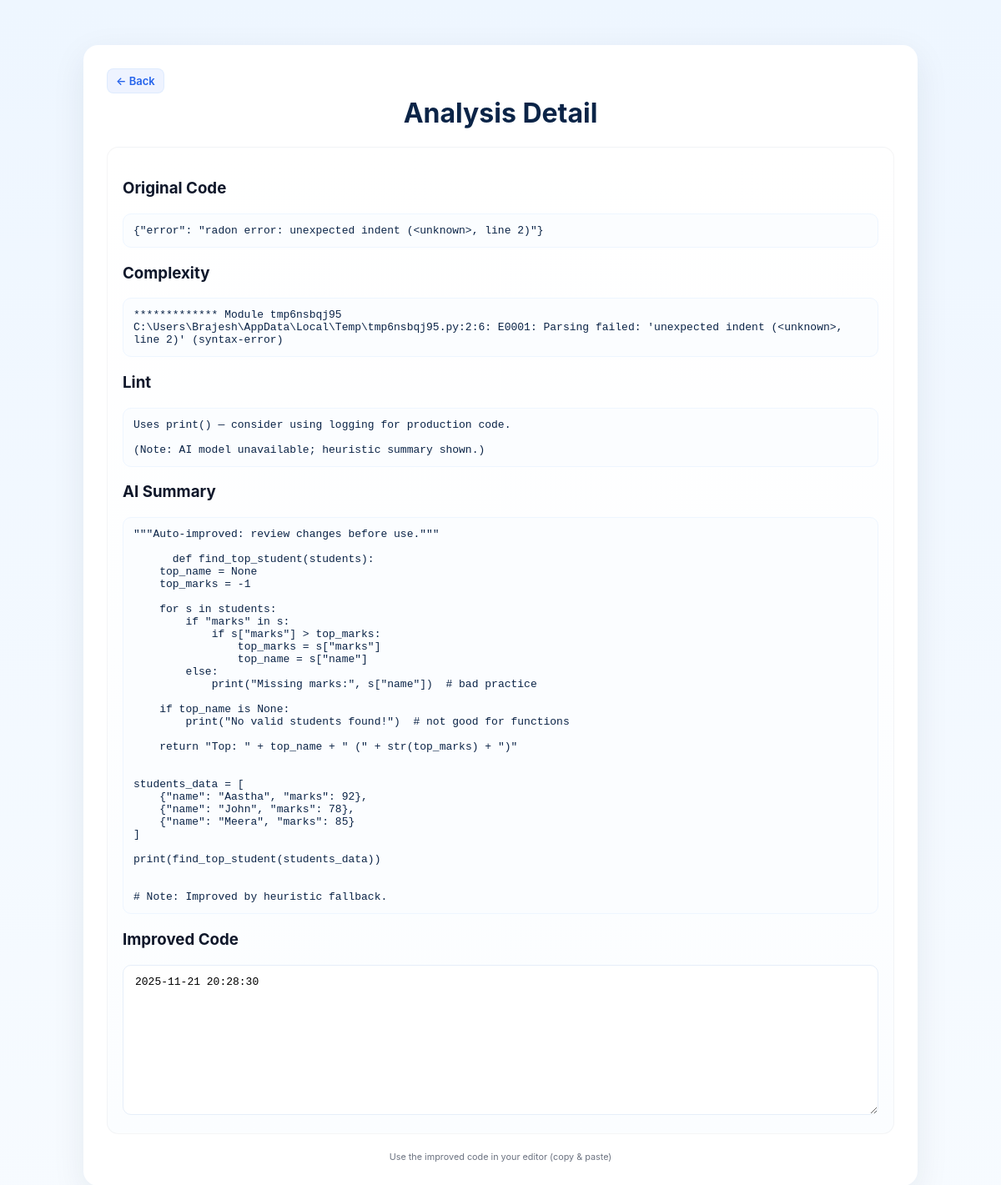
The page /history/view/6 (signed in) on the database its author committed.
### tables this page shows
CREATE TABLE history (
        id INTEGER PRIMARY KEY AUTOINCREMENT,
        email TEXT NOT NULL,
        code TEXT NOT NULL,
        complexity TEXT,
        lint TEXT,
        summary TEXT,
        improved TEXT,
        created_at TIMESTAMP DEFAULT CURRENT_TIMESTAMP
    );

### app.py (the view)
@app.route('/history/view/<int:entry_id>')
def history_view(entry_id):
    if 'user' not in session:
        return redirect(url_for('login'))
    r = get_history_entry(entry_id)
    if not r or r[1] != session['email']:
        return "Not found or access denied", 404
    return render_template('history_view.html', r=r)

### database.py (called while the page is built)
def get_history_entry(entry_id):
    conn = sqlite3.connect(DB); c = conn.cursor()
    c.execute("SELECT id, email, code, complexity, lint, summary, improved, created_at FROM history WHERE id = ?", (entry_id,))
    row = c.fetchone()
    conn.close()
    return row

### templates/history_view.html (shortened to what this page needs)
<!doctype html>
<html lang="en">
<head>
  <link rel="stylesheet" href="{{ url_for('static', filename='style.css') }}">
</head>
<body>
  <div class="container page">
    <a class="btn small" href="{{ url_for('history') }}">&larr; Back</a>
    <h1>Analysis Detail</h1>
    <section class="card">
      <h3>Original Code</h3>
      <pre class="resultbox">{{ r[3] }}</pre>
      <h3>Complexity</h3>
      <pre class="resultbox">{{ r[4] }}</pre>
      <h3>Lint</h3>
      <pre class="resultbox">{{ r[5] }}</pre>
      <h3>AI Summary</h3>
      <pre class="resultbox">{{ r[6] }}</pre>
      <h3>Improved Code</h3>
      <textarea class="copybox" readonly>{{ r[7] }}</textarea>
    </section>
    <footer class="foot">
      <small>Use the improved code in your editor (copy & paste)</small>
    </footer>
  </div>
</body>
</html>

### static/style.css (style rules this page uses)
:root { --bg-1: #f4f8fb; --card: #ffffff; --muted: #6b7280; --accent: #2563eb; --accent-2:#2b8aef; --danger:#ef4444; --radius: 12px; --mono: Menlo, Monaco, "JetBrains Mono", "Courier New", monospace; --ui-padding: 24px; }
* { box-sizing:border-box }
body { margin:0; font-family: Inter, "Segoe UI", Roboto, system-ui, -apple-system, Arial, sans-serif; background: linear-gradient(180deg, #eef6ff 0%, #f7fbff 100%); color:#0f172a; -webkit-font-smoothing:antialiased; -moz-osx-font-smoothing:grayscale; padding: 24px; }
.container { max-width:1000px; margin:30px auto; background:var(--card); padding:28px; border-radius:18px; box-shadow:0 12px 40px rgba(19,38,63,0.08); }
.page h1 { margin-top:4px; text-align:center; color: #0b2447; }
.card { background: linear-gradient(180deg,#ffffff,#fbfdff); padding:18px; border-radius:14px; border:1px solid rgba(15,23,42,0.04); margin-bottom:18px; }
.input-box, .codebox, .copybox { width:100%; padding:12px 14px; border-radius:10px; border:1px solid #e6eef9; background:#fff; font-size:14px; }
.copybox { min-height:180px; font-family:var(--mono); font-size:13px; resize:vertical; }
.btn { display:inline-block; padding:10px 14px; border-radius:10px; text-decoration:none; border:none; cursor:pointer; font-weight:600; }
.btn.small { padding:6px 10px; font-size:13px; border-radius:8px; background:#eef3ff; color:var(--accent); border:1px solid rgba(43,138,239,0.08); }
.resultbox { background:#fbfdff; padding:12px; border-radius:10px; border:1px solid #eef6ff; white-space:pre-wrap; font-family:var(--mono); font-size:13px; color:#0b2447; }
.foot, .auth-foot { text-align:center; margin-top:16px; color:var(--muted); font-size:13px; }

### rows shown on the page
history: complexity "{\"error\": \"radon error: unexpected indent (<unknown>, line 2)\"}", lint "************* Module tmp6nsbqj95 C:\\Users\\Brajesh\\AppData\\Local\\Temp\\tmp6nsbqj95.py:2:6: E0001: Parsing failed: 'unexpected indent (<unknown>, line 2)' (syntax-error)", summary "Uses print() — consider using logging for production code. (Note: AI model unavailable; heuristic summary shown.)", improved "\"\"\"Auto-improved: review changes before use.\"\"\" def find_top_student(students): top_name = None top_marks = -1 for s in students: if \"marks\" in s: if s[\"marks\"] > top_marks: top_marks = s[\"marks\"] top_name = s[\"name\"] else: print(\"Missing marks:\", s[\"name\"]) # bad practice if top_name is None: print(\"No valid students found!\") # not good for functions return \"Top: \" + top_name + \" (\" + str(top_marks) + \")\" students_data = [ {\"name\": \"Aastha\", \"marks\": 92}, {\"name\": \"John\", \"marks\": 78}, {\"name\": \"Meera\", \"marks\": 85} ] print(find_top_student(students_data)) # Note: Improved by heuristic fallback.", created_at "2025-11-21 20:28:30"
